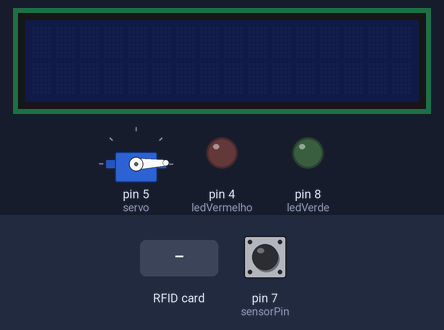
Recording of a sketch running on a simulated Arduino Uno, built with avr-gcc and run on an emulated ATmega328P. Shown: servo, 16×2 character LCD, output pins drawn as LEDs (lit = HIGH). Inputs (shaded band) come from the test bench; at power-on: pin 7 (sensorPin) HIGH. Pins used as bus, display or sensor lines are not drawn; what the sketch prints to the serial monitor is not drawn.

Above: at 1.3 s.
1.4 s: pin 7 (sensorPin) driven LOW
At 2.3 s:
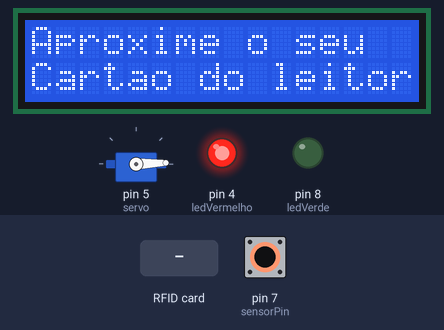
2.9 s: RFID card 15 B2 11 88 held to the reader
At 4.1 s:
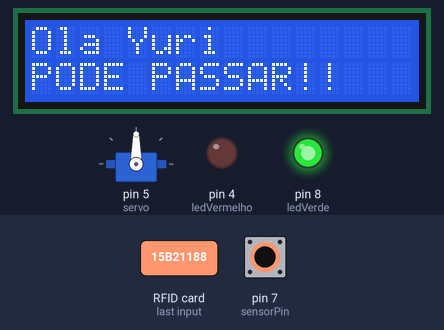
4.9 s: RFID card 5E 7A 19 C4 held to the reader
At 5.8 s:
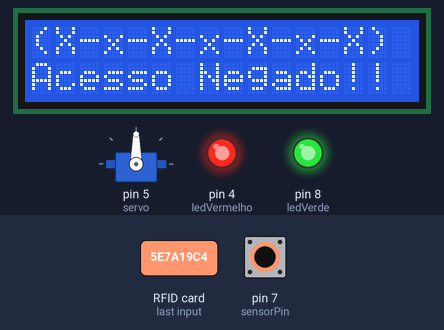
9.4 s: pin 7 (sensorPin) pulsed HIGH 2 times (0.12 s each, 0.3 s apart)
At 13.6 s:
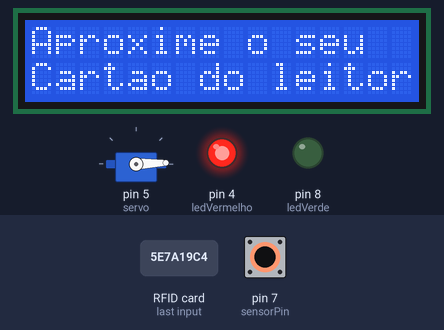
Timing chart, 0 to 14.0 s (numbered marks = the images above; inputs shaded):
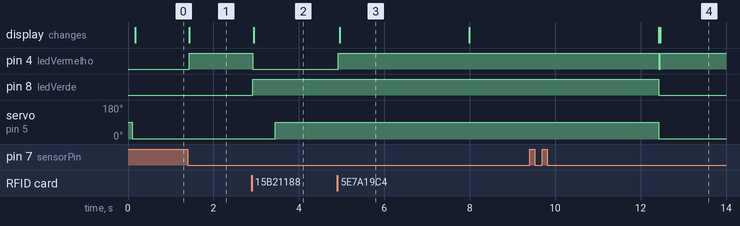

The sketch:

Le_Servo_sensorDeProximidade_led.ino
```cpp
/*
 +---------------------------------------------------------++
 +---------------------------------------------------------||
 ||                                                        ||
 ||   Exercício da Prova:                                  ||
 ||                                                        ||
 ||        - Cancela operando com:                         ||
 ||                {Painel LCD}                            ||
 ||                {Leitor de RFID}                        ||
 ||                {Leds Indicativos}                      ||
 ||                {Servo Motor}                           ||
 ||                                                        ||
 ||        No exemplo, existe um sensor óptico-reflexivo   ||
 ||         que detecta a presença do carro. Ao detectar   ||
 ||         liga o display LCD, ativa o leitor RFID e      ||
 ||         liga o led Vermelho.                           ||
 ||        Se o cartão estiver autorizado indica com Led   ||
 ||         verde, exibe no Display e abre a cancela.      ||
 ||        Se cartão nao autorizado. Indica no Display.    ||
 ||        Saindo o carro da posição, desliga o Display e  ||
 ||         desliga o leitor RFID.                         ||
 ||                                                        ||
 ||    Material Necessário:                                ||
 ||      /--------------------------------------------\    ||
 ||      | - Arduino UNO                              |    ||
 ||      | - Display LCD 16x2                         |    ||
 ||      | - Módulo I2C (poupar pinos no arduino UNO) |    ||
 ||      | - RFID (RC522) + TAG                       |    ||
 ||      | - Servo Tower Pro MG90S Microservo         |    ||
 ||      | - (Canudinho = Cancela!! :) )              |    ||
 ||      | - Led Vermelho / Led Verde                 |    ||
 ||      | - Sensor Óptico Reflexivo (TRCT5000)       |    ||
 ||      | - 3 resistores de 150 ohms                 |    ||
 ||      | - 1 resistor de 10K ohms                   |    ||
 ||      \--------------------------------------------/    ||
 ||                                                        ||
 ||          .  .:::.                                      ||
 ||            :(o o):  .  Yuri 02/07/17                   ||
 ++---------ooO--(_)--Ooo----------------------------------++

*/

#include <SPI.h>
#include <MFRC522.h>
#include <LiquidCrystal_I2C.h> // SCL - porta A5 e SDA - porta A4
#include <Servo.h>

// Definições do RFID
#define SS_PIN 10
#define RST_PIN 9

// Definição do sensor de proximidade
#define sensorPin 7 // 1 é sem obstáculo, 0 é com obstáculo

#define ledVerde 8
#define ledVermelho 4

// Variáveis e inicializações
boolean estado;                       // estado do sensor de proximidade
MFRC522 mfrc522(SS_PIN, RST_PIN);     // Cria a instância do RFID
Servo servo;                          // Cria a instância do Servo
LiquidCrystal_I2C lcd(0x3F, 2, 1, 0, 4, 5, 6, 7, 3, POSITIVE); // I2C
boolean existeCarro = false;
boolean ligaLCD = false;

void setup()
{
  Serial.begin(9600);   // Inicia a serial
  SPI.begin();      // Inicia  SPI bus
  mfrc522.PCD_Init();   // Inicia MFRC522

  pinMode(ledVermelho, OUTPUT);
  pinMode(ledVerde, OUTPUT);

  servo.attach(5);
  delay(50);
  servo.write(2);

  lcd.begin(16, 2);
  lcd.setBacklight(LOW);

}

void loop(){

  existeCarro = !digitalRead(sensorPin); // Apenas para ficar mais intuitivo. 1 = tem carro, 0 = não tem carro

  if (existeCarro == 1){
    if (ligaLCD == 0){
      exibeLCD(0,"Aproxime o seu",0, "Cartao do leitor");
      led("vermelho", 1);
    }
    leituraRFID();
  } else if (existeCarro == 0 && ligaLCD == 1){
    delay(3000);
    servoClose();
    led("verde", 0);
    led("vermelho", 0);
    desligaDisplay();
    ligaLCD = 0;
  }

}

void desligaDisplay(){
  lcd.setBacklight(LOW);
  lcd.noDisplay();
}
void exibeLCD(byte posLinha1, String msg1, byte posLinha2, String msg2){
  lcd.setBacklight(HIGH);
  lcd.clear();
  lcd.display();
  lcd.setCursor(posLinha1,0);
  lcd.print(msg1);
  lcd.setCursor(posLinha2,1);
  lcd.print(msg2);
  ligaLCD = 1;
}

void leituraRFID(){
  if ( ! mfrc522.PICC_IsNewCardPresent())
  {
    return;
  }
  // Select one of the cards
  if ( ! mfrc522.PICC_ReadCardSerial())
  {
    return;
  }
  //Mostra UID na serial
  Serial.print("UID da tag :");
  String conteudo = "";
  byte letra;
  for (byte i = 0; i < mfrc522.uid.size; i++)
  {
     //Serial.print(mfrc522.uid.uidByte[i] < 0x10 ? " 0" : " ");
     //Serial.print(mfrc522.uid.uidByte[i], HEX);
     conteudo.concat(String(mfrc522.uid.uidByte[i] < 0x10 ? " 0" : " "));
     conteudo.concat(String(mfrc522.uid.uidByte[i], HEX));
  }
  //Serial.println();
  //Serial.print("Mensagem : ");
  conteudo.toUpperCase();
  if (conteudo.substring(1) == "15 B2 11 88") //UID 1 - Chaveiro
  {
    led("verde", 1);
    led("vermelho", 0);
    exibeLCD(0, "Ola Yuri", 0, "PODE PASSAR!!");
    delay(500);
    servoOpen();

  } else {
    led("vermelho", 1);
    exibeLCD(0, "(X-x-X-x-X-x-X)", 0, "Acesso Negado!!");
    delay(3000);
    //led("vermelho",0);
    exibeLCD(0,"Aproxime o seu",0, "Cartao do leitor");

  }
}

void servoOpen(){

  servo.write(90);

}

void servoClose(){

  servo.write(2);

}

void led(String led, boolean valor){
  int pin;
  valor?HIGH:LOW;
  if (led == "verde"){
    pin = ledVerde;
  } else if (led == "vermelho"){
    pin = ledVermelho;
  }
  digitalWrite(pin, valor);
}
```

Measured:
- after the input at 1.4 s, pin 4 (ledVermelho): LOW → HIGH at once; the display: changes at once (image 1)
- after the input at 2.9 s, pin 4 (ledVermelho): HIGH → LOW at once; pin 8 (ledVerde): LOW → HIGH at once; servo on pin 5 (servo): 2° → 90° after 0.54 s; the display: changes at once (image 2)
- after the input at 4.9 s, pin 4 (ledVermelho): LOW → HIGH at once; the display: changes after 0.06 s (image 3)
- after the input at 9.4 s, pin 4 (ledVermelho): HIGH → LOW after 3.0 s, → HIGH 0.04 s later; pin 8 (ledVerde): HIGH → LOW after 3.0 s; servo on pin 5 (servo): 90° → 2° after 3.0 s; the display: first changes after 3.0 s (image 4 shows a later state)
- what the display in image 3 shows lasts 3.0 s, from 5.0 s to 8.0 s
